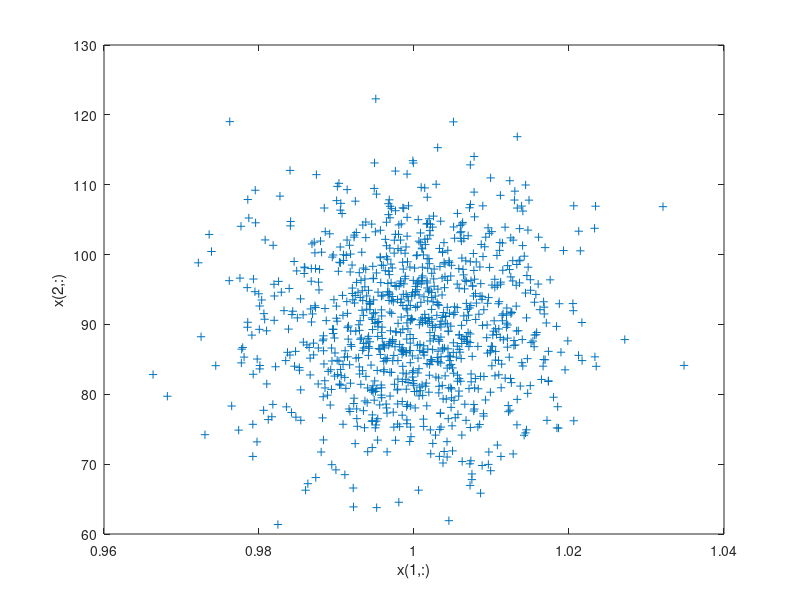
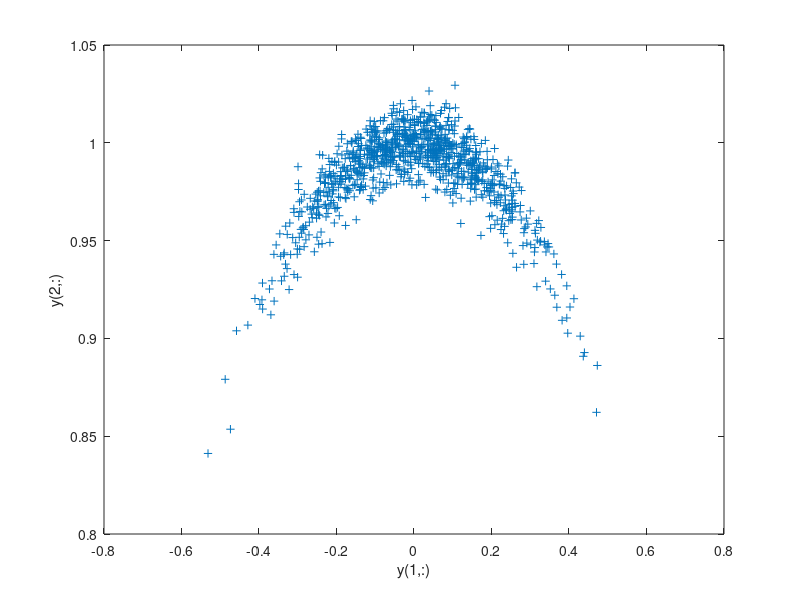

Source code (MATLAB) for these figures, in order:
clear;
clc;
close all;

n = 2;
N = 1000;

sqrtsigma = chol(diag([1e-4,100]));
sigma = sqrtsigma*sqrtsigma.';
test  = sqrtm(sigma)-sqrtsigma;
mean = [1;90];

x = sqrtsigma.'*randn(2,N) + mean;
y = nan(size(x));
y(1,:) = x(1,:).*cosd(x(2,:));
y(2,:) = x(1,:).*sind(x(2,:));
figure
plot(x(1,:),x(2,:),'+');
xlabel('x(1,:)')
ylabel('x(2,:)')
figure
plot(y(1,:),y(2,:),'+');
xlabel('y(1,:)')
ylabel('y(2,:)')